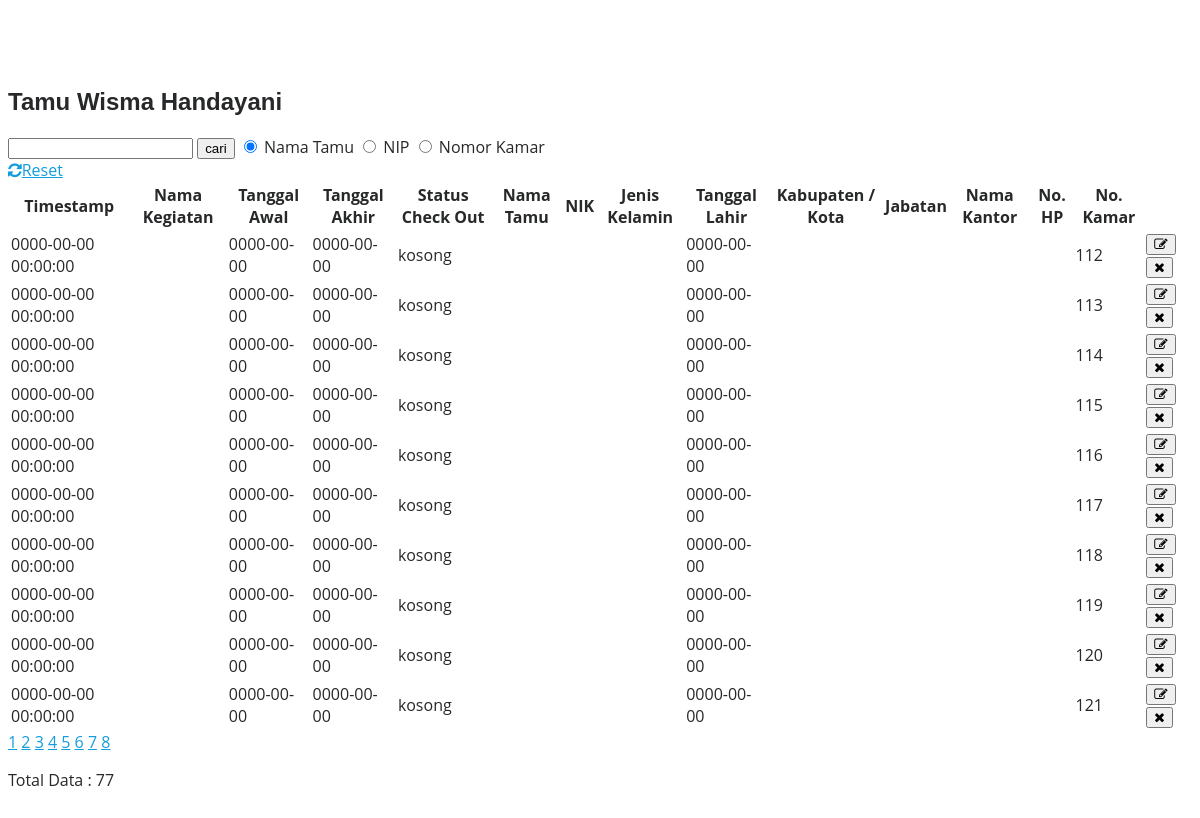
Page /tabel_handayani.php?&hal=2 on the committed database.
### tables this page shows
CREATE TABLE `handayani` (
  `timestamp` datetime NOT NULL,
  `nama_kegiatan` varchar(100) NOT NULL,
  `tanggal_awal` date NOT NULL,
  `tanggal_akhir` date NOT NULL,
  `statusco` enum('terisi','kosong') NOT NULL,
  `nama_tamu` varchar(100) NOT NULL,
  `nik` varchar(20) NOT NULL,
  `jenis_kelamin` enum('pria','wanita') NOT NULL,
  `tanggal_lahir` date NOT NULL,
  `kota` varchar(100) NOT NULL,
  `jabatan` varchar(100) NOT NULL,
  `nama_kantor` varchar(100) NOT NULL,
  `no_hp` varchar(13) NOT NULL,
  `nomor_kamar` int(4) NOT NULL
);

### tabel_handayani.php (the view, shortened to what this page needs)
<?php
	require 'koneksi.php';
?>
<!doctype html>
<html lang="en">
<head>
	<link rel="stylesheet" href="https://stackpath.bootstrapcdn.com/font-awesome/4.7.0/css/font-awesome.min.css">
	<link rel="stylesheet" href="css/style.css">
</head>
<body>
	<section class="ftco-section">
		<div class="container">
			<div class="row justify-content-center">
				<div class="col-md-6 text-center mb-5">
					<h2 class="heading-section">Tamu Wisma Handayani</h2>
				</div>
                <div class="col-md-6 text-center mb-5">
                    <form action="tabel_handayani.php" method="GET">
                        <input type="text" name="cari" value="<?php if(isset($_GET['cari'])){echo $_GET['cari'];}?>">
                        <input type="submit" value="cari">
                        <input type="radio" name="kategori" value="cariNama" checked>
                        <label for="nama">Nama Tamu</label>
                        <input type="radio" name="kategori" value="cariNIP">
                        <label for="nip">NIP</label>
                        <input type="radio" name="kategori" value="cariKamar">
                        <label for="nomor">Nomor Kamar</label> <br>
                        <a href="tabel_handayani.php"><i class="fa fa-refresh"></i>Reset</a>
                    </form>
				</div>
			</div>
			<div class="row">
				<div class="col-md-12">
					<div class="table-wrap">
						<table class="table">
						    <thead class="thead-dark">
                                <tr>
                                <th>Timestamp</th>
                                <th>Nama Kegiatan</th>
                                <th>Tanggal Awal</th>
                                <th>Tanggal Akhir</th>
                                <th>Status Check Out</th>
                                <th>Nama Tamu</th>
                                <th>NIK</th>
                                <th>Jenis Kelamin</th>
                                <th>Tanggal Lahir</th>
                                <th>Kabupaten / Kota</th>
                                <th>Jabatan</th>
                                <th>Nama Kantor</th>
                                <th>No. HP</th>
                                <th>No. Kamar</th>
                                <th>&nbsp;</th>
                                </tr>
						    </thead>
						    <tbody>
                                <?php
                                        $hal=10;
                                        $page=isset($_GET['hal'])?(int)$_GET['hal']:1;
                                        $start=($page>1)?($page*$hal)-$hal:0;
                                        if(isset($_GET['cari'])){
                                            $cari = $_GET['cari'];
                                            $sql = "SELECT * FROM handayani WHERE nama_tamu like '%".$cari."%'";
                                            $sql1 = "SELECT * FROM handayani WHERE nama_tamu LIKE '%$cari%' limit $start,$hal";
                                        } else {
                                            $sql = "SELECT * FROM handayani";
                                            $sql1 = "SELECT * FROM handayani limit $start,$hal";
                                        }
                                        if (isset($_GET['cari']) && isset($_GET['kategori'])) {
                                                $cari = $_GET['cari'];
                                                if ($_GET['kategori'] == 'cariNama') {
                                                    $sql = "SELECT * FROM handayani WHERE nama_tamu LIKE '%$cari%'";
                                                    $sql1 = "SELECT * FROM handayani WHERE nama_tamu LIKE '%$cari%' limit $start,$hal";
                                                } elseif ($_GET['kategori'] == 'cariNIP') {
                                                    $sql = "SELECT * FROM handayani WHERE nip LIKE '%$cari%'";
                                                    $sql1 = "SELECT * FROM handayani WHERE nip LIKE '%$cari%' limit $start,$hal";
                                                } else {
                                                    $sql = "SELECT * FROM handayani WHERE nomor_kamar LIKE '%$cari%'";
                                                    $sql1 = "SELECT * FROM handayani WHERE nomor_kamar LIKE '%$cari%' limit $start,$hal";
                                                    }
                                            } else {
                                                $sql = "SELECT * FROM handayani";
                                                $sql1 = "SELECT * FROM handayani limit $start,$hal";
                                            }
                                            $query = mysqli_query($db, $sql);
                                            $query1 = mysqli_query($db, $sql1);
                                            $total = mysqli_num_rows($query);
                                            $pages = ceil($total/$hal);
                                ?>
                                <?php while($list=mysqli_fetch_array($query1)) :
                                ?>
                                <tr class="alert" role="alert">
                                    <td><?= $list['timestamp']; ?></td>
                                    <td><?= $list['nama_kegiatan']; ?></td>
                                    <td><?= $list['tanggal_awal']; ?></td>
                                    <td><?= $list['tanggal_akhir']; ?></td>
                                    <td><?= $list['statusco']; ?></td>
                                    <td><?= $list['nama_tamu']; ?></td>
                                    <td><?= $list['nik']; ?></td>
                                    <td><?= $list['jenis_kelamin']; ?></td>
                                    <td><?= $list['tanggal_lahir']; ?></td>
                                    <td><?= $list['kota']; ?></td>
                                    <td><?= $list['jabatan']; ?></td>
                                    <td><?= $list['nama_kantor']; ?></td>
                                    <td><?= $list['no_hp']; ?></td>
                                    <td><?= $list['nomor_kamar']; ?></td>
                                    <td>
                                        <button class="edit" aria-label="close" onclick="kamar()">
                                        <span aria-hidden="true"><i class="fa fa-edit"></i></span>
										</button>
                                        <button class="close" aria-label="Close" onclick="hapus()">
                                        <span aria-hidden="true"><i class="fa fa-close"></i></span>
										</button>
                                    </td>
                                </tr>
							    <?php endwhile; ?>
						    </tbody>
						</table>
                        <?php for( $i = 1 ; $i <= $pages ; $i++ ) : ?>
                                <?php if(isset($_GET["cari"])) : ?>
                                    <a href="?cari=<?= $_GET['cari']; ?>&hal=<?= $i; ?>">
                                    <?= $i; ?></a>
                                <?php else : ?>
                                    <a href="?&hal=<?= $i; ?>">
                                    <?= $i; ?></a>
                                <?php endif; ?>
                        <?php endfor; ?>
                        <p>Total Data : <?= mysqli_num_rows($query); ?></p>
					</div>
				</div>
			</div>
		</div>
	</section>
</body>
</html>

### assets/css/style.css (style rules this page uses)
body { font-family: 'Open Sans', sans-serif; color: #272829; }
a { color: #149ddd; }
h1, h2, h3, h4, h5, h6 { font-family: 'Raleway', sans-serif; }
section { padding: 60px 0; overflow: hidden; }

### rows in the picture
handayani: timestamp "0000-00-00 00:00:00", tanggal_awal "0000-00-00", tanggal_akhir "0000-00-00", statusco "kosong", tanggal_lahir "0000-00-00", nomor_kamar "112"
handayani: timestamp "0000-00-00 00:00:00", tanggal_awal "0000-00-00", tanggal_akhir "0000-00-00", statusco "kosong", tanggal_lahir "0000-00-00", nomor_kamar "113"
handayani: timestamp "0000-00-00 00:00:00", tanggal_awal "0000-00-00", tanggal_akhir "0000-00-00", statusco "kosong", tanggal_lahir "0000-00-00", nomor_kamar "114"
handayani: timestamp "0000-00-00 00:00:00", tanggal_awal "0000-00-00", tanggal_akhir "0000-00-00", statusco "kosong", tanggal_lahir "0000-00-00", nomor_kamar "115"
handayani: timestamp "0000-00-00 00:00:00", tanggal_awal "0000-00-00", tanggal_akhir "0000-00-00", statusco "kosong", tanggal_lahir "0000-00-00", nomor_kamar "116"
handayani: timestamp "0000-00-00 00:00:00", tanggal_awal "0000-00-00", tanggal_akhir "0000-00-00", statusco "kosong", tanggal_lahir "0000-00-00", nomor_kamar "117"
handayani: timestamp "0000-00-00 00:00:00", tanggal_awal "0000-00-00", tanggal_akhir "0000-00-00", statusco "kosong", tanggal_lahir "0000-00-00", nomor_kamar "118"
handayani: timestamp "0000-00-00 00:00:00", tanggal_awal "0000-00-00", tanggal_akhir "0000-00-00", statusco "kosong", tanggal_lahir "0000-00-00", nomor_kamar "119"
handayani: timestamp "0000-00-00 00:00:00", tanggal_awal "0000-00-00", tanggal_akhir "0000-00-00", statusco "kosong", tanggal_lahir "0000-00-00", nomor_kamar "120"
handayani: timestamp "0000-00-00 00:00:00", tanggal_awal "0000-00-00", tanggal_akhir "0000-00-00", statusco "kosong", tanggal_lahir "0000-00-00", nomor_kamar "121"

### other values in the picture
mysqli_num_rows($query) "77"
